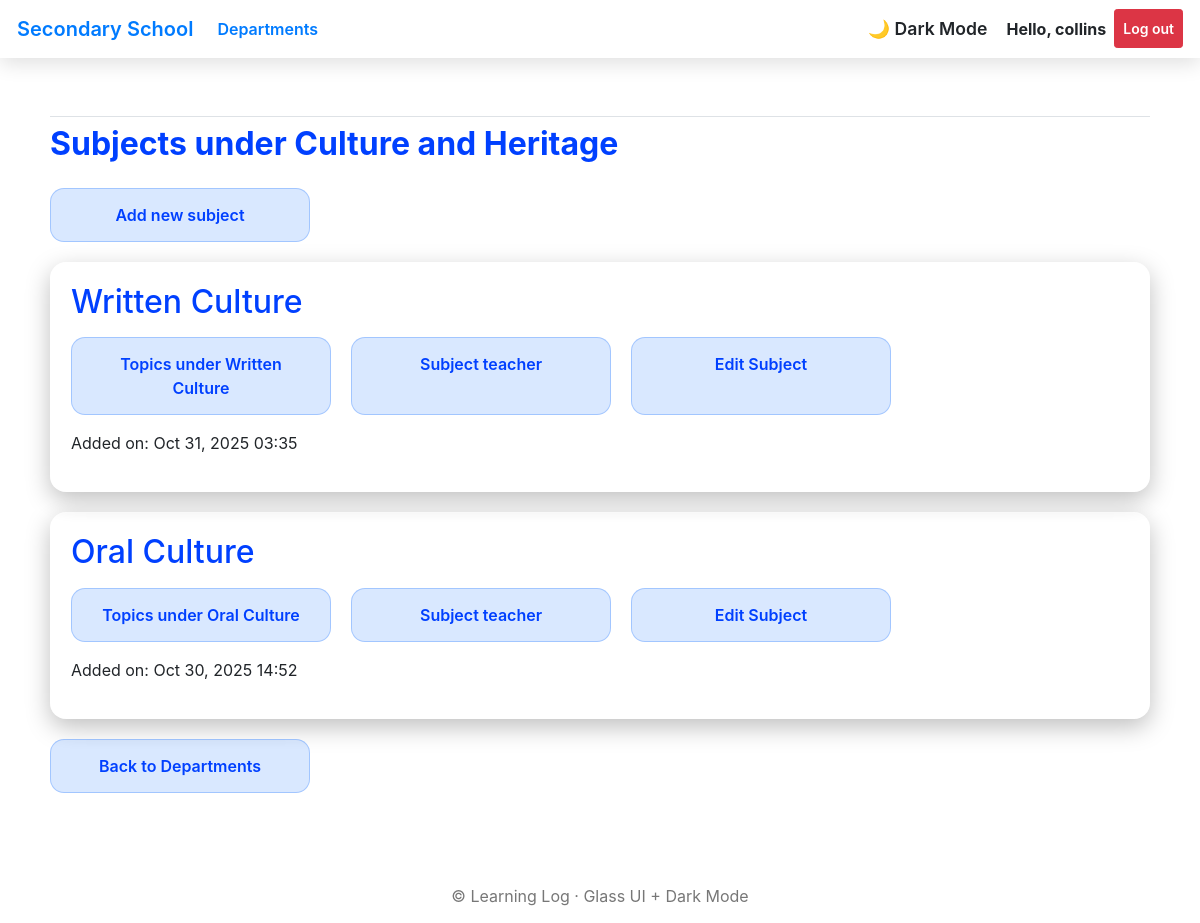
Page /departments/7/ (signed in) on the committed database.
### school_app/models.py (models this page shows, shortened)
class Departments(models.Model):
    text = models.CharField(max_length=300)
    date_added = models.DateTimeField(auto_now_add=True)
    owner = models.ForeignKey(User, on_delete=models.CASCADE)
    class Meta:
        verbose_name_plural = 'departments'

class Subjects(models.Model):
    department_subjects = models.ForeignKey(Departments, on_delete=models.CASCADE)
    owner = models.ForeignKey(User, on_delete=models.CASCADE)
    text = models.CharField(max_length=300)
    date_added = models.DateTimeField(auto_now_add=True)
    class Meta:
        verbose_name_plural = 'subjects'

### school_app/views.py (the view)
# urls.py: path('departments/<int:department_id>/', views.subjects, name='subjects'),
@login_required()
def subjects(request, department_id):
    department = Departments.objects.get(id=department_id)
    if department.owner != request.user:
        raise Http404
    subjects = department.subjects_set.order_by('-date_added')  # note: subjects_set
    context = {'department': department, 'subjects': subjects}
    return render(request, 'school_app/subjects.html', context)

### school_app/templates/school_app/subjects.html (shortened to what this page needs)
{% extends "school_app/base.html" %}
{% block content %}
<h2 class="page-title text-3xl mb-4">
    Subjects under {{ department.text }}
</h2>
<p>
    <a class="glass-box" href="{% url 'school_app:new_subject' department.id %}">
        Add new subject
    </a>
</p>
<ul style="list-style: none; padding-left: 0;">
    {% for subject in subjects %}
        <li class="glass-card">
            <h2 class="text-2xl font-bold mb-3" style="color:#0040ff;">
                {{ subject.text }}
            </h2>
            <div class="row-boxes">
                <a class="glass-box"
                   href="{% url 'school_app:topics' subject.id %}">
                    Topics under {{ subject.text }}
                </a>
                <a class="glass-box"
                   href="{% url 'school_app:subject_teacher' subject.id %}">
                    Subject teacher
                </a>
                <a class="glass-box"
                   href="{% url 'school_app:edit_subject' subject.id %}">
                    Edit Subject
                </a>
            </div>
            <p class="text-sm mt-3 opacity-75">
                Added on: {{ subject.date_added|date:"M d, Y H:i" }}
            </p>
        </li>
    {% empty %}
        <li class="glass-card">No subjects have been added for this department yet.</li>
    {% endfor %}
</ul>
<p>
    <a class="glass-box" href="{% url 'school_app:departments' %}">
        Back to Departments
    </a>
</p>
{% endblock content %}

### school_app/templates/school_app/base.html (shortened to what this page needs)
{% load bootstrap4 %}
<!doctype html>
<html lang="en">
<head>
    {% bootstrap_css %}
</head>
<body class="fade-in">
<nav class="navbar navbar-expand-md glass-nav mb-4">
    <a class="navbar-brand" href="{% url 'school_app:index' %}">Secondary School</a>
    <div class="collapse navbar-collapse" id="mainNav">
        <ul class="navbar-nav mr-auto slide-up">
            <li class="nav-item">
                <a class="nav-link" href="{% url 'school_app:departments' %}">Departments</a>
            </li>
        </ul>
        <ul class="navbar-nav ml-auto slide-up">
            <li class="nav-item">
                <span id="darkModeToggle" class="nav-link">
                    🌙 Dark Mode
                </span>
            </li>
            {% if user.is_authenticated %}
                <li class="nav-item">
                    <span class="nav-link font-weight-bold">
                        Hello, {{ user.username }}
                    </span>
                </li>
                <li class="nav-item">
                    <form action="{% url 'users:logout' %}" method="post" style="display:inline;">
                        <button type="submit" class="nav-link btn btn-danger btn-sm text-white">
                            Log out
                        </button>
                    </form>
                </li>
            {% endif %}
        </ul>
    </div>
</nav>
<main class="container main-container slide-up">
    <div class="pb-2 mb-2 border-bottom">
    </div>
    <div>
        {% block content %}{% endblock content %}
    </div>
</main>
<div class="footer slide-up">
    &copy; {{ now|date:"Y" }} Learning Log · Glass UI + Dark Mode
</div>
</body>
</html>

### school_app/templates/school_app/base.html (style rules this page uses)
.glass-nav { background: rgba(255, 255, 255, 0.35); backdrop-filter: blur(18px) saturate(180%); -webkit-backdrop-filter: blur(18px) saturate(180%); border: 1px solid rgba(255, 255, 255, 0.4); box-shadow: 0 6px 20px rgba(0,0,0,0.12); }
.nav-link, .navbar-brand { font-weight: 600; transition: 0.4s; }
.fade-in { animation: fadeIn 0.9s ease forwards; }
.slide-up { animation: slideUp 0.9s ease forwards; }
.main-container { margin-top: 30px; padding: 20px; }
#darkModeToggle { cursor: pointer; font-size: 1.1rem; padding: 6px 10px; border-radius: 8px; border: 1px solid transparent; }
.footer { text-align: center; padding: 15px; margin-top: 40px; color: #777; }

### school_app/templates/school_app/subjects.html (style rules this page uses)
.row-boxes { display: flex; gap: 20px; flex-wrap: wrap; margin-top: 10px; }
.glass-box { background: rgba(0, 102, 255, 0.15); backdrop-filter: blur(16px); -webkit-backdrop-filter: blur(16px); padding: 14px 22px; border-radius: 14px; border: 1px solid rgba(0, 102, 255, 0.25); transition: transform .25s ease, box-shadow .25s ease, background .25s ease; text-decoration: none; display: inline-block; color: #0040ff; font-weight: 600; width: 260px; text-align: center; }
.glass-card { background: rgba(255, 255, 255, 0.15); backdrop-filter: blur(16px); border-radius: 16px; padding: 20px; margin: 20px 0; border: 1px solid rgba(255, 255, 255, 0.2); animation: fadeIn 0.7s ease-in-out; box-shadow: 0 8px 25px rgba(0,0,0,0.25); }
.page-title { color: #0040ff; font-weight: bold; }

### rows in the picture
Departments: text "Culture and Heritage"
Subjects: text "Written Culture", date_added "Oct 31, 2025 03:35"
Subjects: text "Oral Culture", date_added "Oct 30, 2025 14:52"

### other values in the picture
{{ user.username }} "collins"
